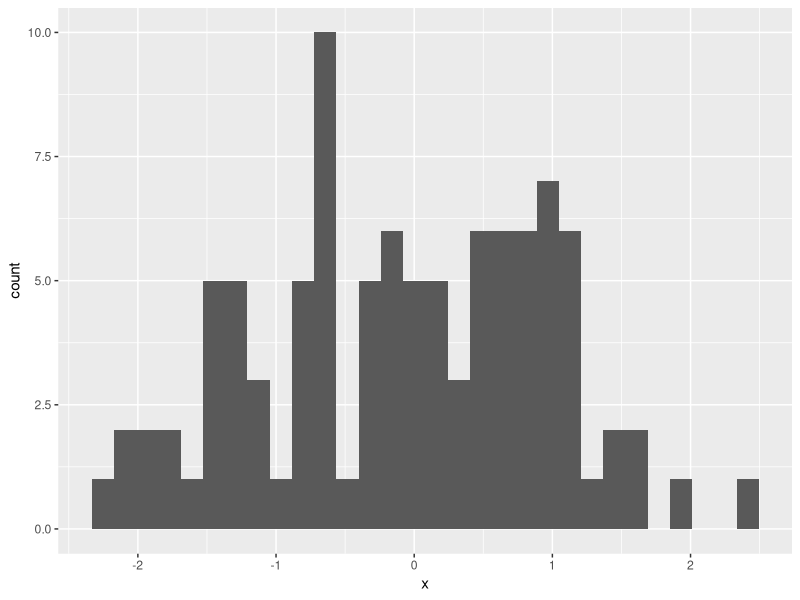
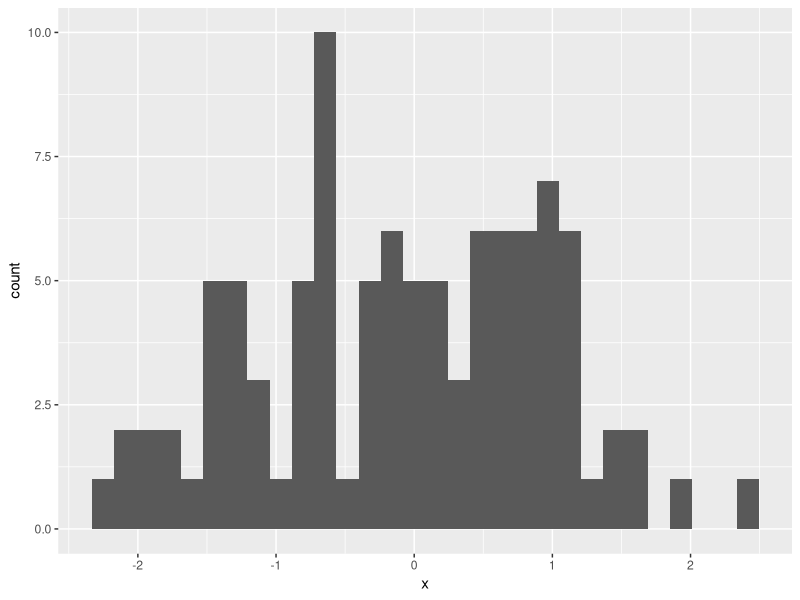

These charts were generated, in order, by the following R code:
library("ggplot2")
x <- rnorm(100L)

ggplot(, aes(x = x)) + geom_histogram()
ggsave("figures/figure.png", width = 4, height = 3)
